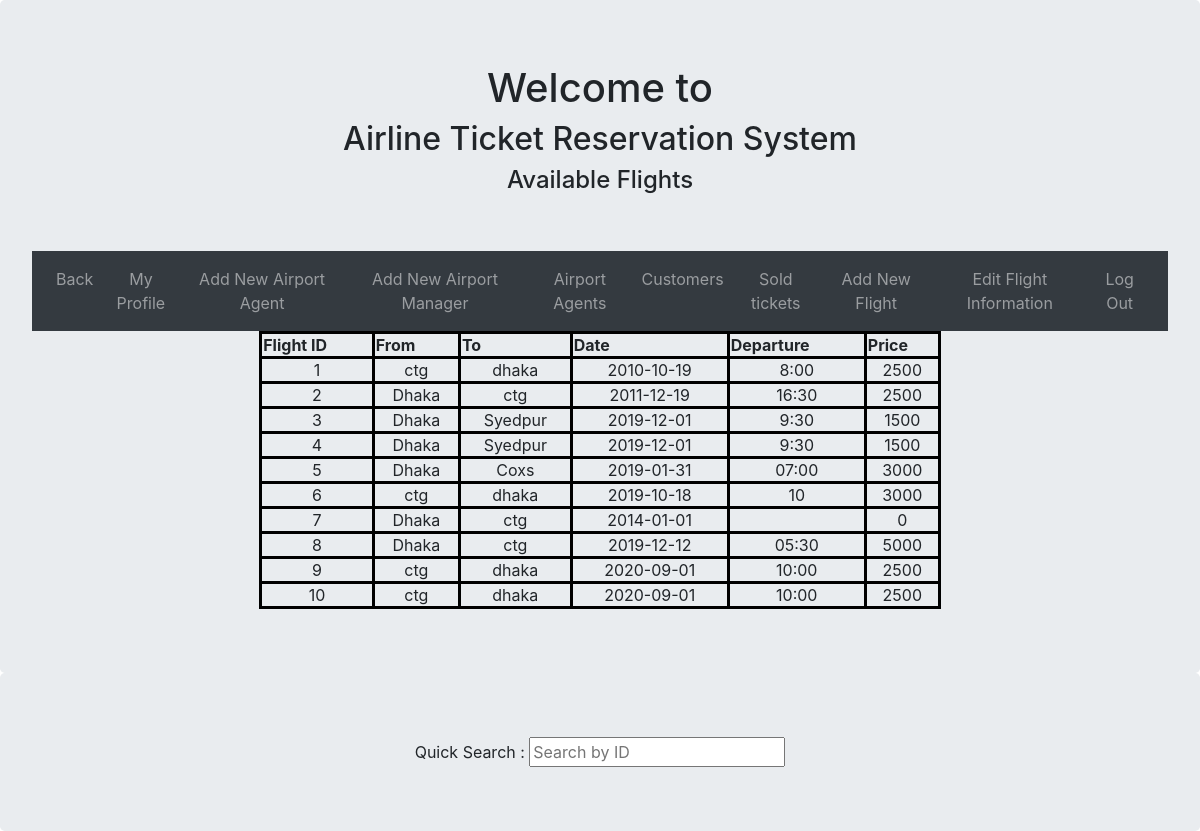
The page /Admin/flights.php (signed in) on the database its author committed.
### tables this page shows
CREATE TABLE `flight` (
  `Flight ID` int(50) NOT NULL,
  `Source` varchar(50) NOT NULL,
  `Destination` varchar(50) NOT NULL,
  `Departure` varchar(20) NOT NULL,
  `Date` date NOT NULL,
  `Price` int(20) NOT NULL
);

### Admin/flights.php (the view, shortened to what this page needs)
<?php
if(isset($_SESSION["valid"]) && $_SESSION["valid"]=="yes"){
		$data=array();
		$conn = mysqli_connect("localhost", "root", "","cred");
		$sql="select * from flight where 1";
		$result = mysqli_query($conn, $sql)or die(mysqli_error($conn));
		while($row = mysqli_fetch_assoc($result)) {
            $temp["Flight ID"]=$row["Flight ID"];
			$temp["From"]=$row["Source"];
			$temp["To"]=$row["Destination"];
			$temp["Date"]=$row["Date"];
			$temp["Departure"]=$row["Departure"];
			$temp["Price"]=$row["Price"];
     		$data[]=$temp;
        }
    }
?>
<html lang="en">
<head>
    <link rel="stylesheet" href="https://maxcdn.bootstrapcdn.com/bootstrap/4.5.2/css/bootstrap.min.css">
</head>
<body>
    <body>
        <div class="jumbotron text-center" style="margin-bottom:0">
            <h1>Welcome to</h1>
            <h2>Airline Ticket Reservation System </h2>
            <h4>Available Flights</h4><br><br>
            <ul class="nav justify-content-center">
                <nav class="navbar navbar-expand-sm bg-dark navbar-dark">
                    <div class="collapse navbar-collapse" id="collapsibleNavbar">
                        <ul class="navbar-nav">
                        <li class="nav-item">
                                <a class="nav-link" href="adminhomepage.html">Back</a>
                            </li>
                            <li class="nav-item">
                                <a class="nav-link" href="profile.php">My Profile</a>
                            </li>
                            <li class="nav-item">
                                <a class="nav-link" href="addagent.php">Add New Airport Agent</a>
                            </li>
                            <li class="nav-item">
                                <a class="nav-link" href="addmanager.php">Add New Airport Manager</a>
                            </li>
                            <li class="nav-item">
                                <a class="nav-link" href="agents.php">Airport Agents</a>
                            </li>
                            <li class="nav-item">
                                <a class="nav-link" href="customers.php">Customers</a>
                            </li>
                            <li class="nav-item">
                                <a class="nav-link" href="sold.php">Sold tickets</a>
                            </li>
                            <li class="nav-item">
                                <a class="nav-link" href="addflight.php">Add New Flight</a>
                            </li>
                            <li class="nav-item">
                                <a class="nav-link" href="editflightinfo.php">Edit Flight Information</a>
                            </li>
                            <li class="nav-item">
                                <a class="nav-link" href="logout.php">Log Out</a>
                            </li>
                        </ul>
                    </div>
                </nav>
<table id="myTable" class="Center" width="60%">
        <tr >
          <th>Flight ID</th>
          <th>From</th>
          <th>To</th>
		  <th>Date</th>
		  <th>Departure</th>
          <th>Price</th>
        </tr>
        <?php
          foreach($data as $v){
            ?>
              <tr>
              <tr class="Flight_row">
              <td align="center"><?php echo $v["Flight ID"];?></a</span></td>
              <td align="center"><?php echo $v["From"];?></span></td>
              <td align="center"><?php echo $v["To"];?></span></td>
              <td align="center"><?php echo $v["Date"];?></span></td>
              <td align="center"><?php echo $v["Departure"];?></span></td>
              <td align="center"><?php echo $v["Price"];?></span></td>
              </tr>
        <?php
            }
        ?>
      </table>
      </div>
            <div class="jumbotron text-center" style="margin-bottom:0">
  Quick Search :
<input type="text" id="myInput" onkeyup="myFunction()" placeholder="Search by ID" title="Type ID"><br>
</div>
</body>
</html>

### Admin/flights.php (style rules this page uses)
table, th, td { border: 3px solid black; }
table.center { margin-left: auto; margin-right: auto; }

### rows shown on the page
flight: Flight ID "1", Source "ctg", Destination "dhaka", Date "2010-10-19", Departure "8:00", Price "2500"
flight: Flight ID "2", Source "Dhaka", Destination "ctg", Date "2011-12-19", Departure "16:30", Price "2500"
flight: Flight ID "3", Source "Dhaka", Destination "Syedpur", Date "2019-12-01", Departure "9:30", Price "1500"
flight: Flight ID "4", Source "Dhaka", Destination "Syedpur", Date "2019-12-01", Departure "9:30", Price "1500"
flight: Flight ID "5", Source "Dhaka", Destination "Coxs", Date "2019-01-31", Departure "07:00", Price "3000"
flight: Flight ID "6", Source "ctg", Destination "dhaka", Date "2019-10-18", Departure "10", Price "3000"
flight: Flight ID "7", Source "Dhaka", Destination "ctg", Date "2014-01-01", Price "0"
flight: Flight ID "8", Source "Dhaka", Destination "ctg", Date "2019-12-12", Departure "05:30", Price "5000"
flight: Flight ID "9", Source "ctg", Destination "dhaka", Date "2020-09-01", Departure "10:00", Price "2500"
flight: Flight ID "10", Source "ctg", Destination "dhaka", Date "2020-09-01", Departure "10:00", Price "2500"
